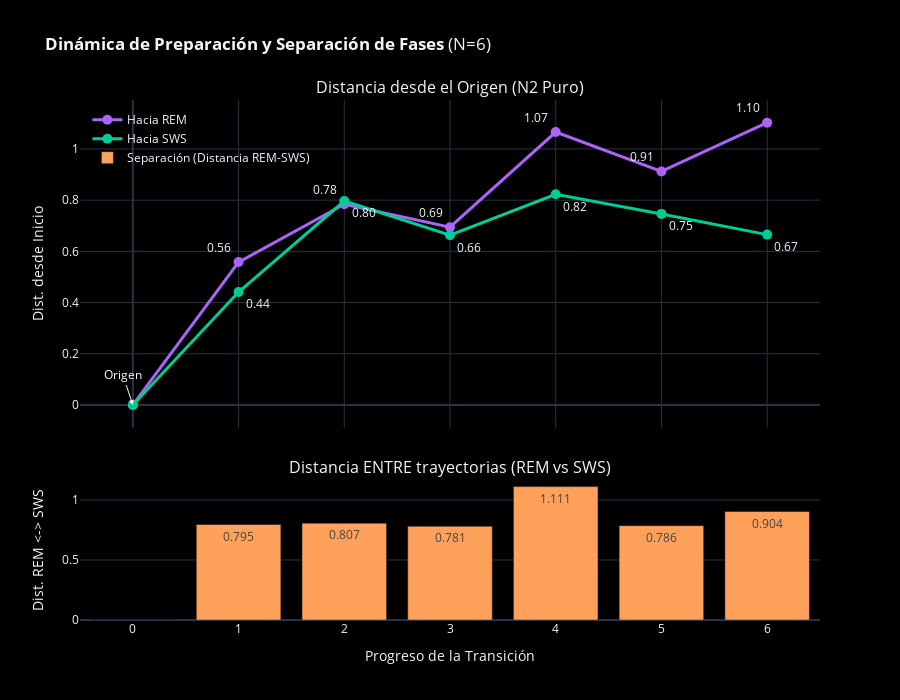

The cell this chart's notebook holds for it:
### Code cell
from plotly.subplots import make_subplots

def obtener_vector(token, model, word2idx):
    if token in word2idx:
        idx = torch.tensor([word2idx[token]]).to(device)
        return model.embeddings(idx).cpu().detach().numpy()[0]
    else:
        return None 

def calcular_distancias_y_separacion(tray_a, tray_b, vector_origen, model, word2idx):
    """
    Calcula la distancia al origen para cada trayectoria,
    Y TAMBIÉN la distancia entre los puntos correspondientes de ambas (separación).
    """
    d_a_origen = []
    d_b_origen = []
    d_entre_ellos = [] # Distancia entre A[i] y B[i]
    labels = []
    
    for ta, tb in zip(tray_a, tray_b):
        va = obtener_vector(ta, model, word2idx)
        vb = obtener_vector(tb, model, word2idx)
        
        # Distancias al origen
        da = cosine(vector_origen, va) if va is not None else None
        db = cosine(vector_origen, vb) if vb is not None else None
        
        # Distancia entre ellos (REM vs SWS en el mismo paso)
        if va is not None and vb is not None:
            d_ab = cosine(va, vb)
        else:
            d_ab = None
            
        d_a_origen.append(da)
        d_b_origen.append(db)
        d_entre_ellos.append(d_ab)
        labels.append(f"Paso {len(labels)}")
            
    return d_a_origen, d_b_origen, d_entre_ellos

# 1. Vector Base y Cálculos
token_base = "2-2-2-2-2-2"
vector_base = obtener_vector(token_base, model, word2idx)

if vector_base is None:
    print(f"Error: Token base {token_base} no encontrado.")
else:
    # Calcular métricas
    dist_rem, dist_sws, dist_entre = calcular_distancias_y_separacion(
        trayectoria_rem, trayectoria_sws, vector_base, model, word2idx
    )
    
    # Filtrar Nones para graficar
    x_axis = list(range(len(dist_rem)))
    
    # --- GRAFICAR CON SUBPLOTS ---
    fig = make_subplots(
        rows=2, cols=1,
        shared_xaxes=True,
        vertical_spacing=0.1,
        subplot_titles=("Distancia desde el Origen (N2 Puro)", "Distancia ENTRE trayectorias (REM vs SWS)"),
        row_heights=[0.7, 0.3]
    )

    # 1. TRAYECTORIAS (Panel Superior)
    # Hacia REM
    fig.add_trace(go.Scatter(
        x=x_axis, y=dist_rem,
        mode='lines+markers+text',
        name='Hacia REM',
        line=dict(color='#AB63FA', width=3),
        marker=dict(size=10, color='#AB63FA'),
        text=[f"{d:.2f}" if d else "" for d in dist_rem],
        textposition="top left",
        hovertemplate="Token: %{text}<br>Dist al origen: %{y:.4f}"
    ), row=1, col=1)

    # Hacia SWS
    fig.add_trace(go.Scatter(
        x=x_axis, y=dist_sws,
        mode='lines+markers+text',
        name='Hacia SWS',
        line=dict(color='#00CC96', width=3),
        marker=dict(size=10, color='#00CC96'),
        text=[f"{d:.2f}" if d else "" for d in dist_sws],
        textposition="bottom right",
        hovertemplate="Token: %{text}<br>Dist al origen: %{y:.4f}"
    ), row=1, col=1)

    # 2. SEPARACIÓN ENTRE ELLOS (Panel Inferior - Gráfico de Barras)
    fig.add_trace(go.Bar(
        x=x_axis, y=dist_entre,
        name='Separación (Distancia REM-SWS)',
        marker_color='#FFA15A',
        text=[f"{d:.3f}" if d else "" for d in dist_entre],
        textposition='auto',
        hovertemplate="<b>Separación:</b> %{y:.4f}<extra></extra>"
    ), row=2, col=1)

    # Estilos Globales
    fig.update_layout(
        title="<b>Dinámica de Preparación y Separación de Fases</b> (N=6)",
        template="plotly_dark",
        paper_bgcolor="black",
        plot_bgcolor="black",
        height=700,
        hovermode="x unified",
        legend=dict(x=0.01, y=0.99, bgcolor="rgba(0,0,0,0)")
    )
    
    # Ejes
    fig.update_yaxes(title_text="Dist. desde Inicio", row=1, col=1)
    fig.update_yaxes(title_text="Dist. REM <-> SWS", row=2, col=1)
    fig.update_xaxes(title_text="Progreso de la Transición", row=2, col=1)

    # Anotación de inicio
    fig.add_annotation(
        x=0, y=0, text="Origen", showarrow=True, arrowhead=2,
        font=dict(color="white"), row=1, col=1
    )

    fig.show()
    
    # Imprimir tabla de distancias entre pares
    print("\nDetalle de Distancias ENTRE trayectorias (Separación):")
    print(f"{'Paso':<5} | {'Token REM':<15} | {'Token SWS':<15} | {'Distancia entre ellos'}")
    print("-" * 65)
    for i, (tr, ts, d) in enumerate(zip(trayectoria_rem, trayectoria_sws, dist_entre)):
        val_d = f"{d:.4f}" if d is not None else "N/A"
        print(f"{i:<5} | {tr:<15} | {ts:<15} | {val_d}")

### Figure 1 — Plotly figure (JSON) as saved in the notebook; plotly's stock layout.template omitted (floating-point values rounded to 4 significant figures)
{"data": [{"hovertemplate": "Token: %{text}<br>Dist al origen: %{y:.4f}", "line": {"color": "#AB63FA", "width": 3}, "marker": {"color": "#AB63FA", "size": 10}, "mode": "lines+markers+text", "name": "Hacia REM", "text": ["", "0.56", "0.78", "0.69", "1.07", "0.91", "1.10"], "textposition": "top left", "type": "scatter", "x": [0, 1, 2, 3, 4, 5, 6], "xaxis": "x", "y": [0, 0.5582, 0.7839, 0.6945, 1.066, 0.9122, 1.103], "yaxis": "y"}, {"hovertemplate": "Token: %{text}<br>Dist al origen: %{y:.4f}", "line": {"color": "#00CC96", "width": 3}, "marker": {"color": "#00CC96", "size": 10}, "mode": "lines+markers+text", "name": "Hacia SWS", "text": ["", "0.44", "0.80", "0.66", "0.82", "0.75", "0.67"], "textposition": "bottom right", "type": "scatter", "x": [0, 1, 2, 3, 4, 5, 6], "xaxis": "x", "y": [0, 0.4411, 0.7966, 0.6629, 0.8229, 0.7463, 0.6654], "yaxis": "y"}, {"hovertemplate": "<b>Separación:</b> %{y:.4f}<extra></extra>", "marker": {"color": "#FFA15A"}, "name": "Separación (Distancia REM-SWS)", "text": ["", "0.795", "0.807", "0.781", "1.111", "0.786", "0.904"], "textposition": "auto", "type": "bar", "x": [0, 1, 2, 3, 4, 5, 6], "xaxis": "x2", "y": [0, 0.7953, 0.8067, 0.7808, 1.111, 0.786, 0.9038], "yaxis": "y2"}], "layout": {"annotations": [{"font": {"size": 16}, "showarrow": false, "text": "Distancia desde el Origen (N2 Puro)", "x": 0.5, "xanchor": "center", "xref": "paper", "y": 1, "yanchor": "bottom", "yref": "paper"}, {"font": {"size": 16}, "showarrow": false, "text": "Distancia ENTRE trayectorias (REM vs SWS)", "x": 0.5, "xanchor": "center", "xref": "paper", "y": 0.27, "yanchor": "bottom", "yref": "paper"}, {"arrowhead": 2, "font": {"color": "white"}, "showarrow": true, "text": "Origen", "x": 0, "xref": "x", "y": 0, "yref": "y"}], "height": 700, "hovermode": "x unified", "legend": {"bgcolor": "rgba(0,0,0,0)", "x": 0.01, "y": 0.99}, "paper_bgcolor": "black", "plot_bgcolor": "black", "title": {"text": "<b>Dinámica de Preparación y Separación de Fases</b> (N=6)"}, "xaxis": {"anchor": "y", "domain": [0, 1], "matches": "x2", "showticklabels": false}, "xaxis2": {"anchor": "y2", "domain": [0, 1], "title": {"text": "Progreso de la Transición"}}, "yaxis": {"anchor": "x", "domain": [0.37, 1], "title": {"text": "Dist. desde Inicio"}}, "yaxis2": {"anchor": "x2", "domain": [0, 0.27], "title": {"text": "Dist. REM <-> SWS"}}}}
